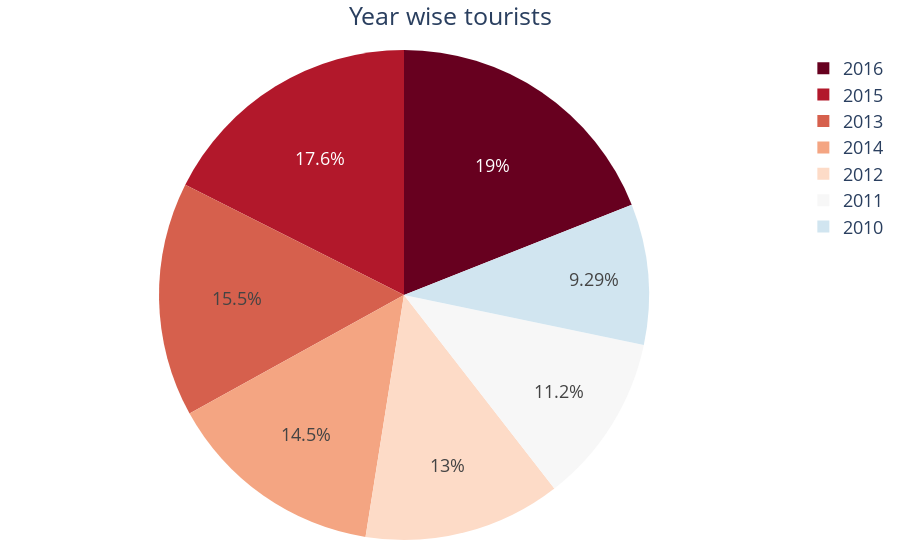

This figure's notebook cell:
### Code cell
percent = px.pie(year_wise_sum, values='tourists', names='year', 
                 color_discrete_sequence=px.colors.sequential.RdBu, 
                color='year',labels={'tourists':'Tourists'})                 
percent.update_layout(title_text='Year wise tourists',title_x=0.5,font=dict(size=18),
                      legend=dict(font=dict(size=18)),margin=dict(l=20,r=20,b=20,t=50))
percent.show()

### Figure 1 — Plotly figure (JSON) as saved in the notebook; plotly's stock layout.template omitted (floating-point values rounded to 4 significant figures)
{"data": [{"customdata": [[2016], [2015], [2013], [2014], [2012], [2011], [2010]], "domain": {"x": [0, 1], "y": [0, 1]}, "hovertemplate": "year=%{customdata[0]}<br>Tourists=%{value}<extra></extra>", "labels": [2016, 2015, 2013, 2014, 2012, 2011, 2010], "legendgroup": "", "marker": {"colors": ["rgb(103,0,31)", "rgb(178,24,43)", "rgb(214,96,77)", "rgb(244,165,130)", "rgb(253,219,199)", "rgb(247,247,247)", "rgb(209,229,240)"]}, "name": "", "showlegend": true, "type": "pie", "values": [32588303, 30137563, 26546725, 24809683, 22353903, 19230470, 15936400]}], "layout": {"font": {"size": 18}, "legend": {"font": {"size": 18}, "tracegroupgap": 0}, "margin": {"b": 20, "l": 20, "r": 20, "t": 50}, "piecolorway": ["rgb(103,0,31)", "rgb(178,24,43)", "rgb(214,96,77)", "rgb(244,165,130)", "rgb(253,219,199)", "rgb(247,247,247)", "rgb(209,229,240)", "rgb(146,197,222)", "rgb(67,147,195)", "rgb(33,102,172)", "rgb(5,48,97)"], "title": {"text": "Year wise tourists", "x": 0.5}}}
